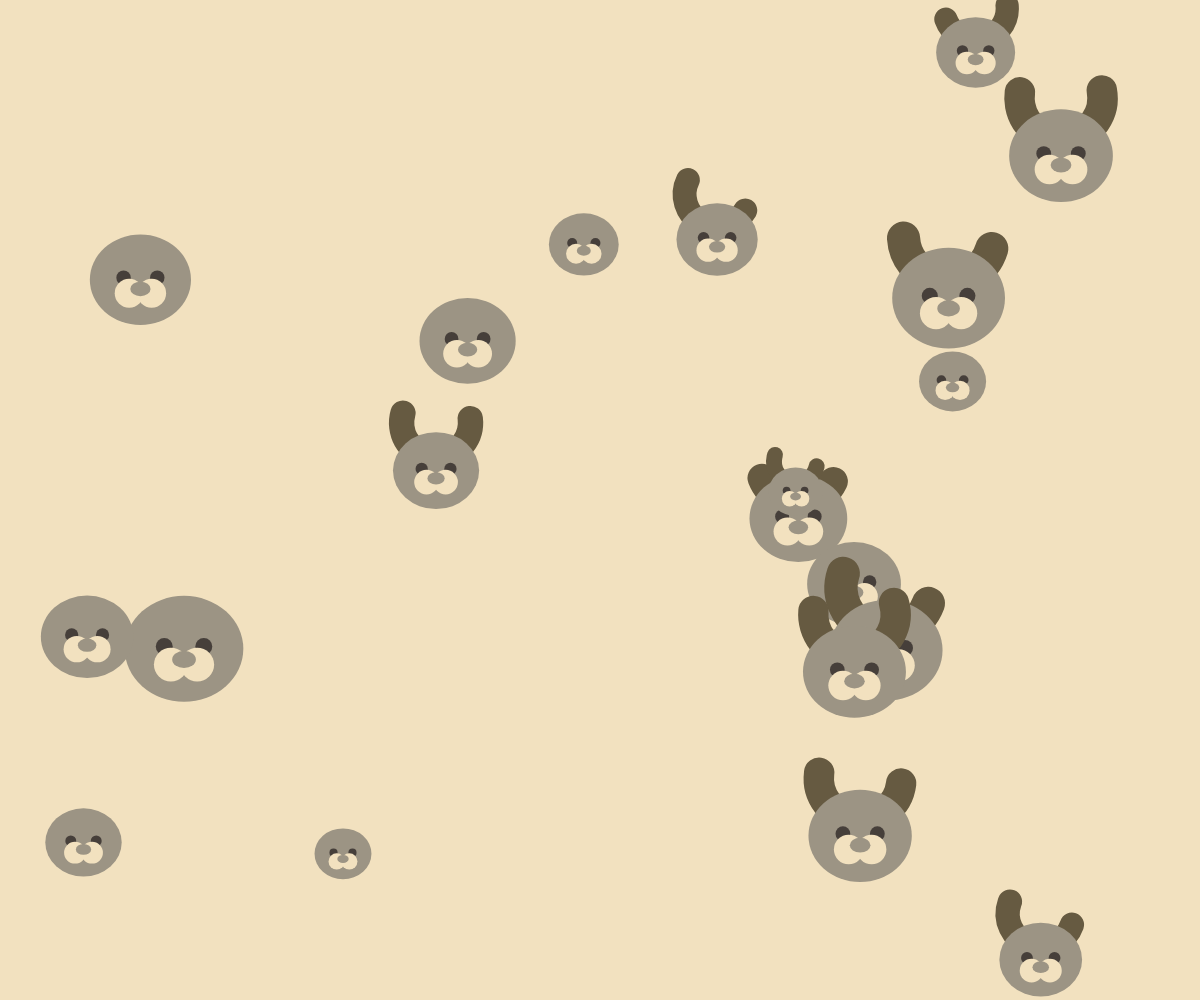
Frame 1 (no input)
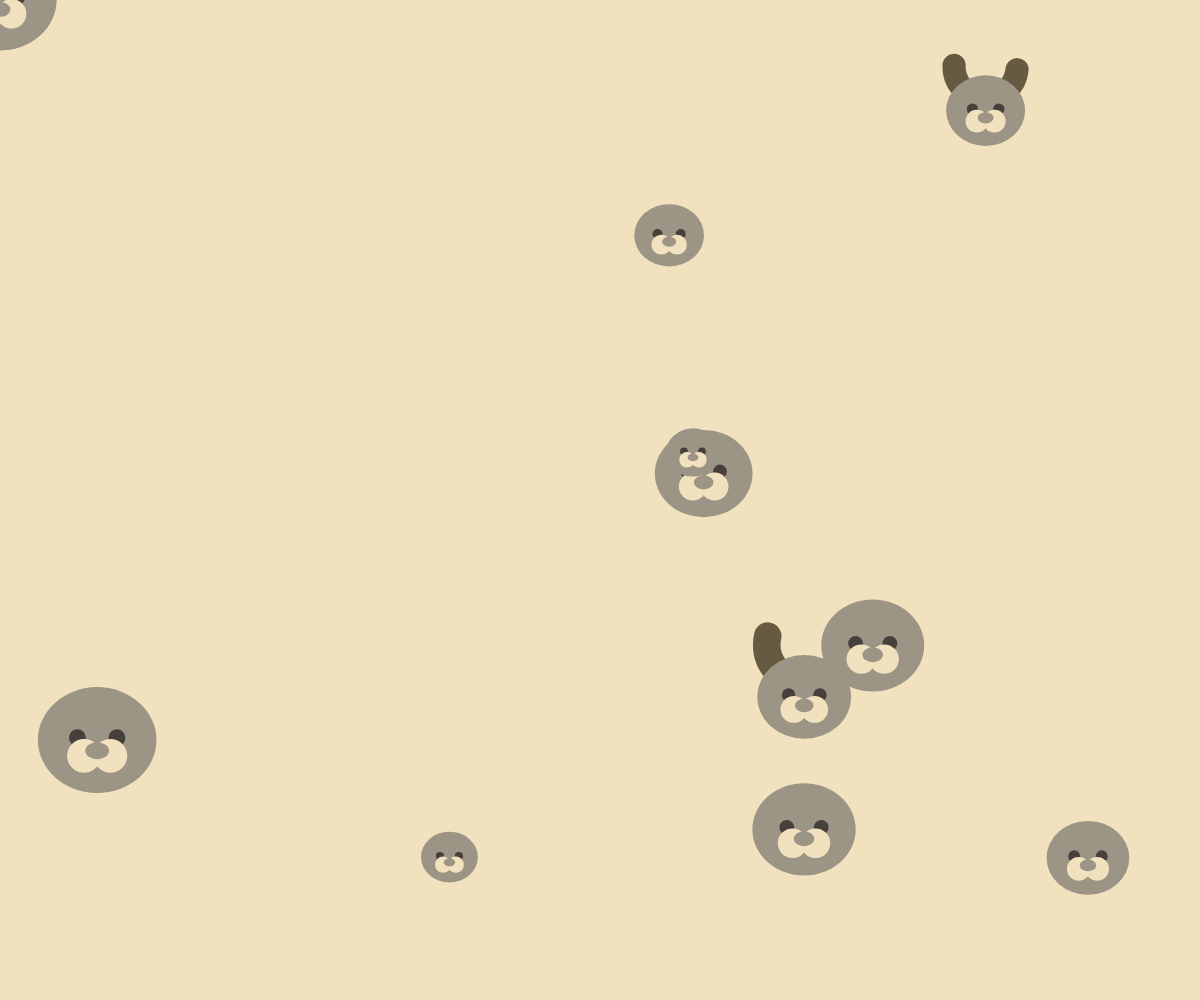
Frame 60 (no input)
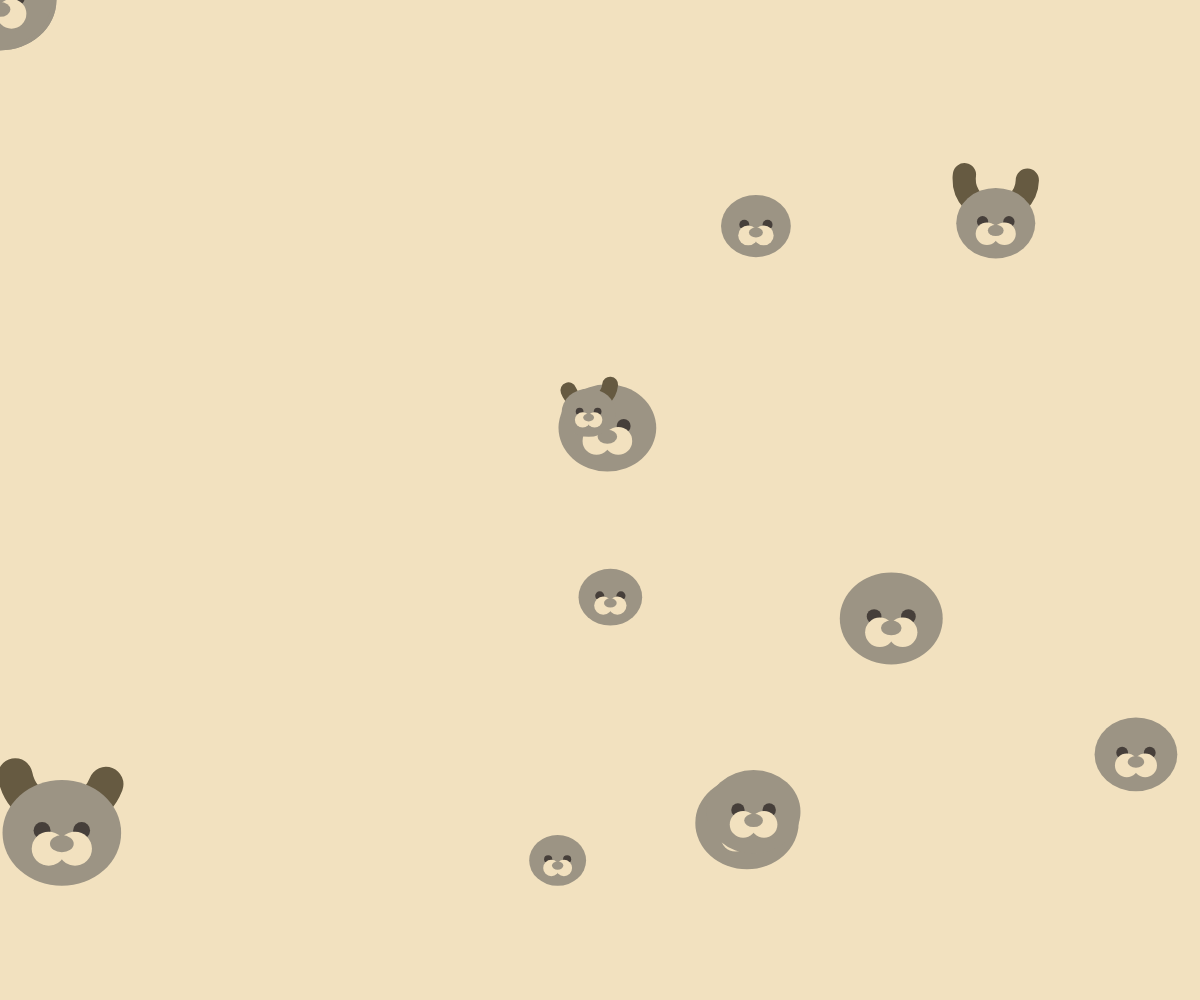
Frame 120 (the mouse pressed at the canvas centre since frame 60)

The p5.js sketch that drew these frames (run headless with seeded random() and noise() and a simulated clock; from frame 60 on, the mouse is pressed at the canvas centre):

// p5.js sketch
// ── sketch.js
let c = "#9c9484";
let bg = ["#f2e1bf"];
var rabbits = []   //所有球的資料內容
var rabbit 
class rabbit_class{
  constructor(args){  //基本資料
    this.p =args.p || {x:width/2,y:height/2};
    this.w =args.w ||random(50,120);
    this.h =args.h ||random(50,120);
    this.d =args.d ||random(50,120);
    this.v = args.v || {x:random(-2,2),y:random(-2,2)}  //圓的框線
    this.a = args.a || {x:0,y:random(0.7,1.2)}
    this.mode = random(["happy","bad"])
  }
  draw(){ //畫圖
    push();
    translate(this.p.x + this.w / 2, this.p.y + this.h / 2);

    //  ミミ
    strokeWeight(this.d / 3.4);
    stroke("#665a41");
    noFill();

    if (random(100) < 50) {
      //arc(0, this.d / 4, this.d, this.d, random(150, 210), random(330, 390));
    } else {
     push();
      rotate(180);
      arc(0, this.d / 1.8, this.d * 0.8, this.d * 0.8, random(150, 210), random(330, 390));
      pop();

      if(this.mode=="happy"){
       //  メ
    fill("#463f3a");
    circle(-this.d / 6, -this.d / 50, this.d / 20);
    circle(this.d / 6, -this.d / 50, this.d / 20);   
      }
      else{
        //  メ
    fill("#463f3a");
    circle(-this.d / 6, -this.d / 50, this.d / 7);
    circle(this.d / 6, -this.d / 50, this.d / 7); 
      }
    }

    //  カオ
    noStroke();
    fill(c);
    ellipse(0, 0, this.d, this.d / 1.12);

    //  メ
    fill("#463f3a");
    circle(-this.d / 6, -this.d / 50, this.d / 7);
    circle(this.d / 6, -this.d / 50, this.d / 7);

    //  クチ
    fill(bg);
    circle(this.d / 9, this.d / 7.5, this.d / 3.5);
    circle(-this.d / 9, this.d / 7.5, this.d / 3.5);

    //  ハナ
    fill(c);
    ellipse(0, this.d / 11, this.d / 5, this.d / 7);

    pop();
  }

  update(){ //移動
    if(this.mode == "happy"){
      this.p.y = this.p.y + sin(frameCount/10+this.r) *(this.r/10)
    }
    else{
      this.p.x = this.p.x + this.v.x  //x軸
      this.p.y = this.p.y + this.v.y  //y軸  
    }
    
    //this.v.y = this.v.y + this.a.y      //把往下的速度，每次加一個a值
    //a值值為正，this.v.y碰到地時，如果兩數相加，this.v.y就會慢慢變慢
    //發現越跳越高，使用*0.99產生一個摩擦力
    // this.v.x = this.v.x * 0.99
    // this.v.y = this.v.y * 0.99
    if(this.p.x<0){
      this.v.x = -this.v.x
    }
    if(this.p.x>width){
      this.v.x = -this.v.x
    }
    if(this.p.y<0){
      this.v.y = -this.v.y
    }
    if(this.p.y>height){
      this.v.y = -this.v.y
    }
  }
}

function setup() {
  createCanvas(windowWidth, windowHeight);
  angleMode(DEGREES);
  background(bg);
  for(i=0;i<20;i=i+1){  //產生多個球資料
    rabbit = new rabbit_class({   //傳一串參數直到class內  
      v:{x:random(-2,2),y:random(-2,2)},
      p:{x:random(0,width),y:random(0,height)},
      a:{x:0,y:0}
     })
    rabbits.push(rabbit)
    print(rabbits)
   }
}
  


function draw() {
  background(bg);
  for(j=0;j<rabbits.length;j=j+1){
   rabbit = rabbits[j]
   rabbit.draw()   //繪出球的位子
   rabbit.update()
  }
 }


 function mousePressed(){
  rabbit = new rabbit_class({   //傳一串參數直到class內 
    v:{x:random(-2,2),y:random(-2,2)},
    p:{x:mouseX,y:mouseY},
    a:{x:0,y:0}
   })
   rabbits.push(rabbit)
   }
